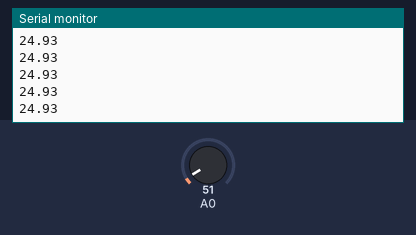
The sketch below on a simulated Arduino Uno, built with avr-gcc and run on an emulated ATmega328P. Parts: the last lines printed to the serial monitor. Inputs (shaded band) come from the test bench; at power-on: A0 = 51.

Above: at 1.2 s.
1.3 s: A0 set to 61
At 1.68 s:
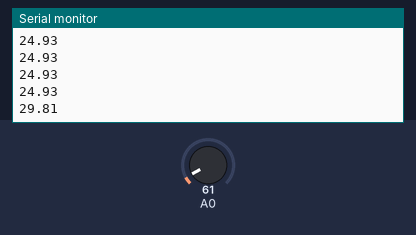
2.8 s: A0 set to 71
At 2.94 s:
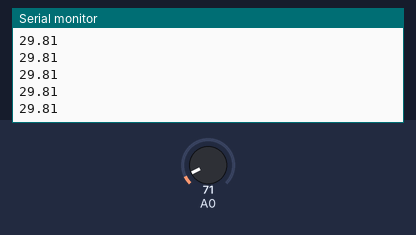
Timing chart, 0 to 5.8 s (numbered marks = the images above; inputs shaded):
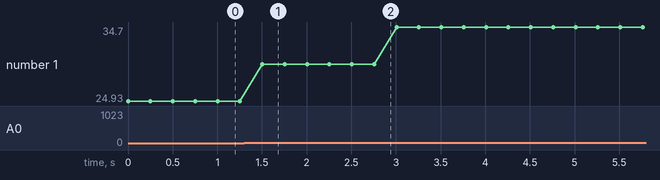

Measured:
- after the input at 1.3 s, the serial monitor: prints a new line after 0.20 s (image 1)
- plotted number 1: 24.93 → 29.81 after the input at 1.3 s, 29.81 → 34.7 after the input at 2.8 s

The sketch:

temperature_LM35.ino
```cpp
/*
 * Code d'exemple pour le capteur LM35 (2°C ~ +110°C).
 */

// Fonction setup(), appelée au démarrage de la carte Arduino
void setup() {

  // Initialise la communication avec le PC
  Serial.begin(9600);
}

// Fonction loop(), appelée continuellement en boucle tant que la carte Arduino est alimentée
void loop() {

  // Mesure la tension sur la broche A0
  int valeur_brute = analogRead(A0);

  // Transforme la mesure (nombre entier) en température via un produit en croix
  float temperature_celcius = valeur_brute * (5.0 / 1023.0 * 100.0);

  // Envoi la mesure au PC pour affichage et attends 250ms
  Serial.println(temperature_celcius);
  delay(250);
}
```
